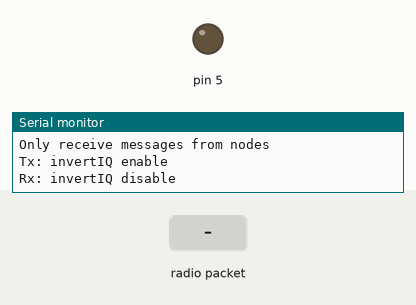
The sketch below on a simulated Arduino Uno, built for the host (arithmetic inside an expression is 32-bit, double 64-bit). Parts: output pins drawn as LEDs (lit = HIGH), the last lines printed to the serial monitor. Inputs (shaded band) come from the test bench. No radio packets arrive unless stated.

Above: at 1.2 s.
1.3 s: radio packet "1" arrives
At 5.4 s:
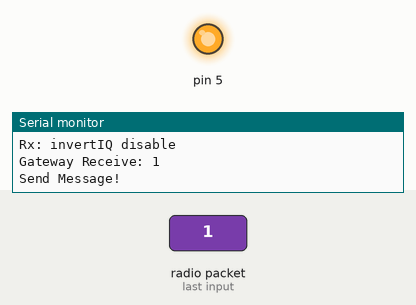
Timing chart, 0 to 11.5 s (numbered marks = the images above; inputs shaded):
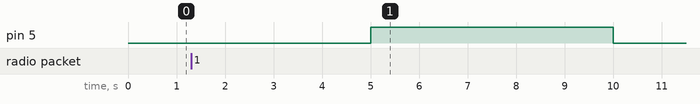

The sketch:

LoRaSimpleGateway_test.ino
```cpp
// xiaolaba
/*
- https://www.facebook.com/invisiblefun/posts/2951385615082036
- invisiblefun.com Mini LoRa Development Board
- Samtech SX1276 for 915Mhz and 923Mhz application, LoRaWan chip
- MCU ATMEGA328PB
- AM1805 RTC (I2C interface, PC5/SCL0, PC4/SDA0)
- Extra Interrupt pin for further development, PC0 / PC1 / PC3 pin used
 */

// install this library, a must
// https://mcudude.github.io/MiniCore/package_MCUdude_MiniCore_index.json
// testing done, sucess, 2022-06-20

/*
PC3 ADC3 (ADC Input Channel 3)
PCINT11 (Pin Change Interrupt 11)

PC2 ADC2 (ADC Input Channel 2)
PCINT10 (Pin Change Interrupt 10)

PC1 SCK1 (SPI1 Master Clock output)
ADC1 (ADC Input Channel 1)
PCINT9 (Pin Change Interrupt 9)

PC0 MISO1
ADC0 (ADC Input Channel 0)
PCINT8 (Pin Change Interrupt 8)


/*
  LoRa Simple Gateway/Node Exemple

  This code uses InvertIQ function to create a simple Gateway/Node logic.

  Gateway - Sends messages with enableInvertIQ()
          - Receives messages with disableInvertIQ()

  Node    - Sends messages with disableInvertIQ()
          - Receives messages with enableInvertIQ()

  With this arrangement a Gateway never receive messages from another Gateway
  and a Node never receive message from another Node.
  Only Gateway to Node and vice versa.

  This code receives messages and sends a message every second.

  InvertIQ function basically invert the LoRa I and Q signals.

  See the Semtech datasheet, http://www.semtech.com/images/datasheet/sx1276.pdf
  for more on InvertIQ register 0x33.

  created 05 August 2018
  by Luiz H. Cassettari
*/

#include <SPI.h>              // include libraries
#include <LoRa.h>

/*
const long frequency = 915E6;  // LoRa Frequency

const int csPin = 10;          // LoRa radio chip select
const int resetPin = 9;        // LoRa radio reset
const int irqPin = 2;          // change for your board; must be a hardware interrupt pin
*/

//xiaolaba, 2022-06-17
//#define F_CPU 1000000L
// uses MiniCore 328PB, no bootloader, 1MHz internal RC
const int csPin = PIN_PB2;          // PIN_PB2, PB2, LoRa radio chip select
const int resetPin = PIN_PC2;       // PC2, LoRa radio reset
const int irqPin = PIN_PD2;          // PD2, change for your board; must be a hardware interrupt pin
const int reedSwitchPin =  PIN_PB0;// the number of the reedSwitch pin

const int ledPin = PIN_PD5;         // on broad LED testing
// Variables will change:
int ledState = LOW;             // ledState used to set the LED
int reedSwitchState = LOW;      // ledState used to set the LED


const long frequency = 923E6;  // LoRa Frequency 923MHZ, TW CHINA A923-1

void setup() {

  // set the digital pin as output:
  pinMode(ledPin, OUTPUT);
  pinMode(reedSwitchPin, INPUT_PULLUP);


  Serial.begin(9600);                   // initialize serial
  while (!Serial);

  LoRa.setPins(csPin, resetPin, irqPin);

  if (!LoRa.begin(frequency)) {
    Serial.println("LoRa init failed. Check your connections.");
    while (true);                       // if failed, do nothing
  }

  Serial.println("LoRa init succeeded.");
  Serial.println();
  Serial.println("LoRa Simple Gateway");
  Serial.println("Only receive messages from nodes");
  Serial.println("Tx: invertIQ enable");
  Serial.println("Rx: invertIQ disable");
  Serial.println();

  LoRa.onReceive(onReceive);
  LoRa.onTxDone(onTxDone);
  LoRa_rxMode();
}

void loop() {
  if (runEvery(5000)) { // repeat every 5000 millis

    String message = "HeLoRa World! ";
    message += "I'm a Gateway! ";
    message += millis();

    LoRa_sendMessage(message); // send a message

    Serial.println("Send Message!");

    blinkLED ();
  }
}

void LoRa_rxMode(){
  LoRa.disableInvertIQ();               // normal mode
  LoRa.receive();                       // set receive mode
}

void LoRa_txMode(){
  LoRa.idle();                          // set standby mode
  LoRa.enableInvertIQ();                // active invert I and Q signals
}

void LoRa_sendMessage(String message) {
  LoRa_txMode();                        // set tx mode
  LoRa.beginPacket();                   // start packet
  LoRa.print(message);                  // add payload
  LoRa.endPacket(true);                 // finish packet and send it
}

void onReceive(int packetSize) {
  String message = "";

  while (LoRa.available()) {
    message += (char)LoRa.read();
  }

  Serial.print("Gateway Receive: ");
  Serial.println(message);
}

void onTxDone() {
  Serial.println("TxDone");
  LoRa_rxMode();
}

boolean runEvery(unsigned long interval)
{
  static unsigned long previousMillis = 0;
  unsigned long currentMillis = millis();
  if (currentMillis - previousMillis >= interval)
  {
    previousMillis = currentMillis;
    return true;
  }
  return false;
}


// Generally, you should use "unsigned long" for variables that hold time
// The value will quickly become too large for an int to store
unsigned long previousMillis = 0;        // will store last time LED was updated

// constants won't change:
const long interval = 1000;           // interval at which to blink (milliseconds)

void blinkLED () {
  // here is where you'd put code that needs to be running all the time.

  // check to see if it's time to blink the LED; that is, if the difference
  // between the current time and last time you blinked the LED is bigger than
  // the interval at which you want to blink the LED.
  unsigned long currentMillis = millis();

  if (currentMillis - previousMillis >= interval) {
    // save the last time you blinked the LED
    previousMillis = currentMillis;

    // if the LED is off turn it on and vice-versa:
    if (ledState == LOW) {
      ledState = HIGH;
    } else {
      ledState = LOW;
    }

    // set the LED with the ledState of the variable:
    digitalWrite(ledPin, ledState);
  }
}
```
